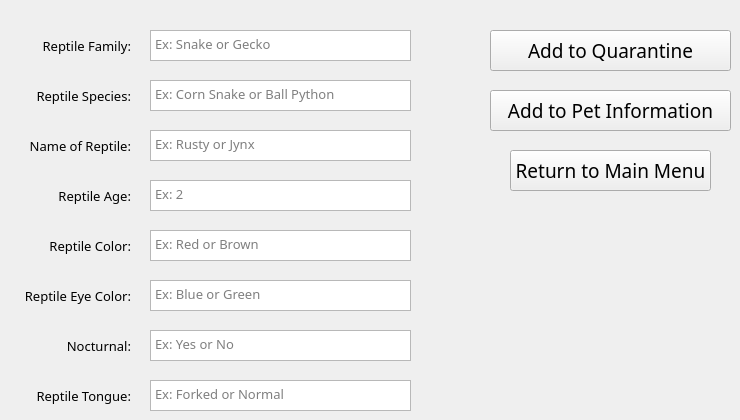
    <widget class="QWidget" name="addPetsReptile">
     <widget class="QTextEdit" name="repFamilyTextEdit">
      <property name="geometry">
       <rect>
        <x>150</x>
        <y>30</y>
        <width>261</width>
        <height>31</height>
       </rect>
      </property>
      <property name="font">
       <font>
        <family>Modern No. 20</family>
        <pointsize>10</pointsize>
       </font>
      </property>
      <property name="placeholderText">
       <string>Ex: Snake or Gecko</string>
      </property>
     </widget>
     <widget class="QTextEdit" name="repSpeciesTextEdit">
      <property name="geometry">
       <rect>
        <x>150</x>
        <y>80</y>
        <width>261</width>
        <height>31</height>
       </rect>
      </property>
      <property name="font">
       <font>
        <family>Modern No. 20</family>
        <pointsize>10</pointsize>
       </font>
      </property>
      <property name="placeholderText">
       <string>Ex: Corn Snake or Ball Python</string>
      </property>
     </widget>
     <widget class="QTextEdit" name="repNameTextEdit">
      <property name="geometry">
       <rect>
        <x>150</x>
        <y>130</y>
        <width>261</width>
        <height>31</height>
       </rect>
      </property>
      <property name="font">
       <font>
        <family>Modern No. 20</family>
        <pointsize>10</pointsize>
       </font>
      </property>
      <property name="placeholderText">
       <string>Ex: Rusty or Jynx</string>
      </property>
     </widget>
     <widget class="QTextEdit" name="repAgeTextEdit">
      <property name="geometry">
       <rect>
        <x>150</x>
        <y>180</y>
        <width>261</width>
        <height>31</height>
       </rect>
      </property>
      <property name="font">
       <font>
        <family>Modern No. 20</family>
        <pointsize>10</pointsize>
       </font>
      </property>
      <property name="placeholderText">
       <string>Ex: 2</string>
      </property>
     </widget>
     <widget class="QTextEdit" name="repColorTextEdit">
      <property name="geometry">
       <rect>
        <x>150</x>
        <y>230</y>
        <width>261</width>
        <height>31</height>
       </rect>
      </property>
      <property name="font">
       <font>
        <family>Modern No. 20</family>
        <pointsize>10</pointsize>
       </font>
      </property>
      <property name="placeholderText">
       <string>Ex: Red or Brown</string>
      </property>
     </widget>
     <widget class="QTextEdit" name="repEyeColorTextEdit">
      <property name="geometry">
       <rect>
        <x>150</x>
        <y>280</y>
        <width>261</width>
        <height>31</height>
       </rect>
      </property>
      <property name="font">
       <font>
        <family>Modern No. 20</family>
        <pointsize>10</pointsize>
       </font>
      </property>
      <property name="placeholderText">
       <string>Ex: Blue or Green</string>
      </property>
     </widget>
     <widget class="QTextEdit" name="repNoctTextEdit">
      <property name="geometry">
       <rect>
        <x>150</x>
        <y>330</y>
        <width>261</width>
        <height>31</height>
       </rect>
      </property>
      <property name="font">
       <font>
        <family>Modern No. 20</family>
        <pointsize>10</pointsize>
       </font>
      </property>
      <property name="placeholderText">
       <string>Ex: Yes or No</string>
      </property>
     </widget>
     <widget class="QTextEdit" name="repTongueTextEdit">
      <property name="geometry">
       <rect>
        <x>150</x>
        <y>380</y>
        <width>261</width>
        <height>31</height>
       </rect>
      </property>
      <property name="font">
       <font>
        <family>Modern No. 20</family>
        <pointsize>10</pointsize>
       </font>
      </property>
      <property name="placeholderText">
       <string>Ex: Forked or Normal</string>
      </property>
     </widget>
     <widget class="QLabel" name="repFamilyLabel">
      <property name="geometry">
       <rect>
        <x>10</x>
        <y>30</y>
        <width>121</width>
        <height>31</height>
       </rect>
      </property>
      <property name="font">
       <font>
        <family>Modern No. 20</family>
        <pointsize>10</pointsize>
       </font>
      </property>
      <property name="text">
       <string>Reptile Family:</string>
      </property>
      <property name="alignment">
       <set>Qt::AlignRight|Qt::AlignTrailing|Qt::AlignVCenter</set>
      </property>
     </widget>
     <widget class="QLabel" name="repSpeciesLabel">
      <property name="geometry">
       <rect>
        <x>10</x>
        <y>80</y>
        <width>121</width>
        <height>31</height>
       </rect>
      </property>
      <property name="font">
       <font>
        <family>Modern No. 20</family>
        <pointsize>10</pointsize>
       </font>
      </property>
      <property name="text">
       <string>Reptile Species:</string>
      </property>
      <property name="alignment">
       <set>Qt::AlignRight|Qt::AlignTrailing|Qt::AlignVCenter</set>
      </property>
     </widget>
     <widget class="QLabel" name="repNameLabel">
      <property name="geometry">
       <rect>
        <x>10</x>
        <y>130</y>
        <width>121</width>
        <height>31</height>
       </rect>
      </property>
      <property name="font">
       <font>
        <family>Modern No. 20</family>
        <pointsize>10</pointsize>
       </font>
      </property>
      <property name="text">
       <string>Name of Reptile:</string>
      </property>
      <property name="alignment">
       <set>Qt::AlignRight|Qt::AlignTrailing|Qt::AlignVCenter</set>
      </property>
     </widget>
     <widget class="QLabel" name="repAgeLabel">
      <property name="geometry">
       <rect>
        <x>10</x>
        <y>180</y>
        <width>121</width>
        <height>31</height>
       </rect>
      </property>
      <property name="font">
       <font>
        <family>Modern No. 20</family>
        <pointsize>10</pointsize>
       </font>
      </property>
      <property name="text">
       <string>Reptile Age:</string>
      </property>
      <property name="alignment">
       <set>Qt::AlignRight|Qt::AlignTrailing|Qt::AlignVCenter</set>
      </property>
     </widget>
     <widget class="QLabel" name="repColorLabel">
      <property name="geometry">
       <rect>
        <x>10</x>
        <y>230</y>
        <width>121</width>
        <height>31</height>
       </rect>
      </property>
      <property name="font">
       <font>
        <family>Modern No. 20</family>
        <pointsize>10</pointsize>
       </font>
      </property>
      <property name="text">
       <string>Reptile Color:</string>
      </property>
      <property name="alignment">
       <set>Qt::AlignRight|Qt::AlignTrailing|Qt::AlignVCenter</set>
      </property>
     </widget>
     <widget class="QLabel" name="repEyeColorLabel">
      <property name="geometry">
       <rect>
        <x>10</x>
        <y>280</y>
        <width>121</width>
        <height>31</height>
       </rect>
      </property>
      <property name="font">
       <font>
        <family>Modern No. 20</family>
        <pointsize>10</pointsize>
       </font>
      </property>
      <property name="text">
       <string>Reptile Eye Color:</string>
      </property>
      <property name="alignment">
       <set>Qt::AlignRight|Qt::AlignTrailing|Qt::AlignVCenter</set>
      </property>
     </widget>
     <widget class="QLabel" name="repNoctLabel">
      <property name="geometry">
       <rect>
        <x>10</x>
        <y>330</y>
        <width>121</width>
        <height>31</height>
       </rect>
      </property>
      <property name="font">
       <font>
        <family>Modern No. 20</family>
        <pointsize>10</pointsize>
       </font>
      </property>
      <property name="text">
       <string>Nocturnal:</string>
      </property>
      <property name="alignment">
       <set>Qt::AlignRight|Qt::AlignTrailing|Qt::AlignVCenter</set>
      </property>
     </widget>
     <widget class="QLabel" name="repTongueLabel">
      <property name="geometry">
       <rect>
        <x>10</x>
        <y>380</y>
        <width>121</width>
        <height>31</height>
       </rect>
      </property>
      <property name="font">
       <font>
        <family>Modern No. 20</family>
        <pointsize>10</pointsize>
       </font>
      </property>
      <property name="text">
       <string>Reptile Tongue:</string>
      </property>
      <property name="alignment">
       <set>Qt::AlignRight|Qt::AlignTrailing|Qt::AlignVCenter</set>
      </property>
     </widget>
     <widget class="QPushButton" name="subRepToQueBtn">
      <property name="geometry">
       <rect>
        <x>490</x>
        <y>30</y>
        <width>241</width>
        <height>41</height>
       </rect>
      </property>
      <property name="font">
       <font>
        <family>Modern No. 20</family>
        <pointsize>14</pointsize>
       </font>
      </property>
      <property name="text">
       <string>Add to Quarantine</string>
      </property>
     </widget>
     <widget class="QPushButton" name="subRepToPiBtn">
      <property name="geometry">
       <rect>
        <x>490</x>
        <y>90</y>
        <width>241</width>
        <height>41</height>
       </rect>
      </property>
      <property name="font">
       <font>
        <family>Modern No. 20</family>
        <pointsize>14</pointsize>
       </font>
      </property>
      <property name="text">
       <string>Add to Pet Information</string>
      </property>
     </widget>
     <widget class="QPushButton" name="repReturnBtn">
      <property name="geometry">
       <rect>
        <x>510</x>
        <y>150</y>
        <width>201</width>
        <height>41</height>
       </rect>
      </property>
      <property name="font">
       <font>
        <family>Modern No. 20</family>
        <pointsize>14</pointsize>
       </font>
      </property>
      <property name="text">
       <string>Return to Main Menu</string>
      </property>
     </widget>
    </widget>
